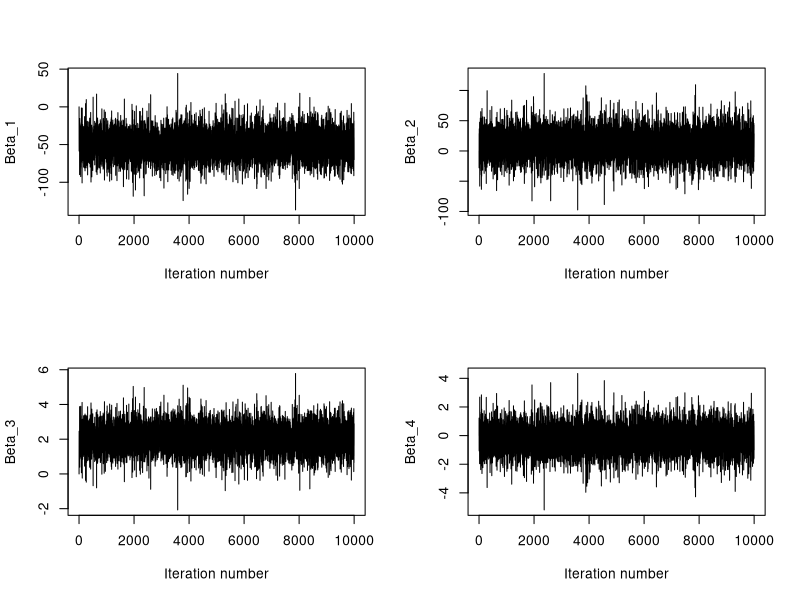
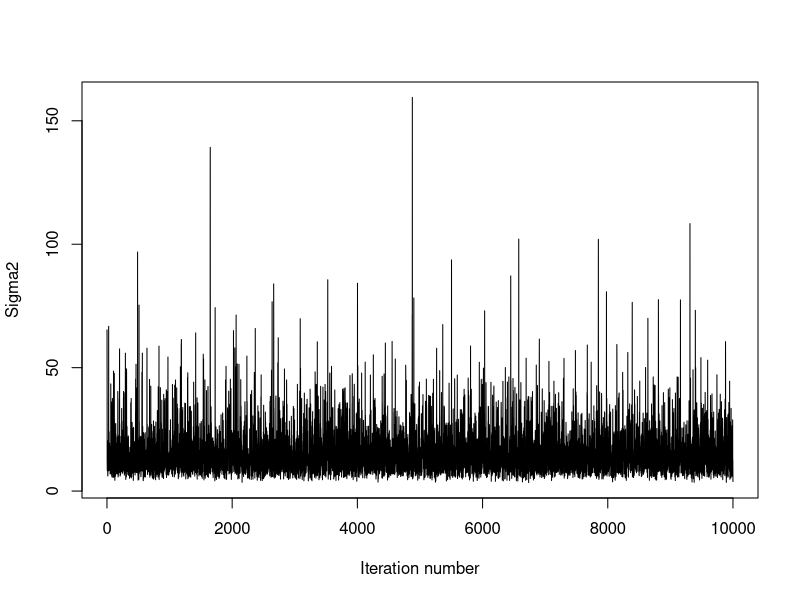
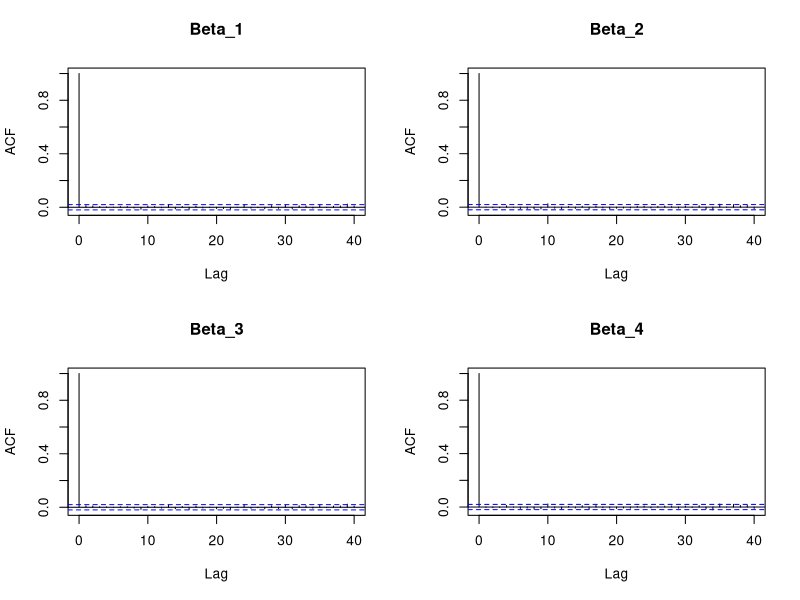
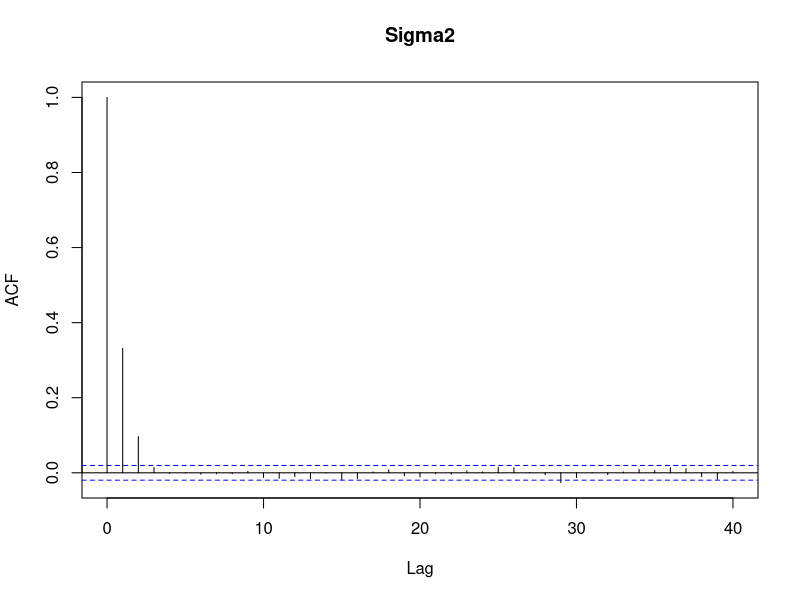
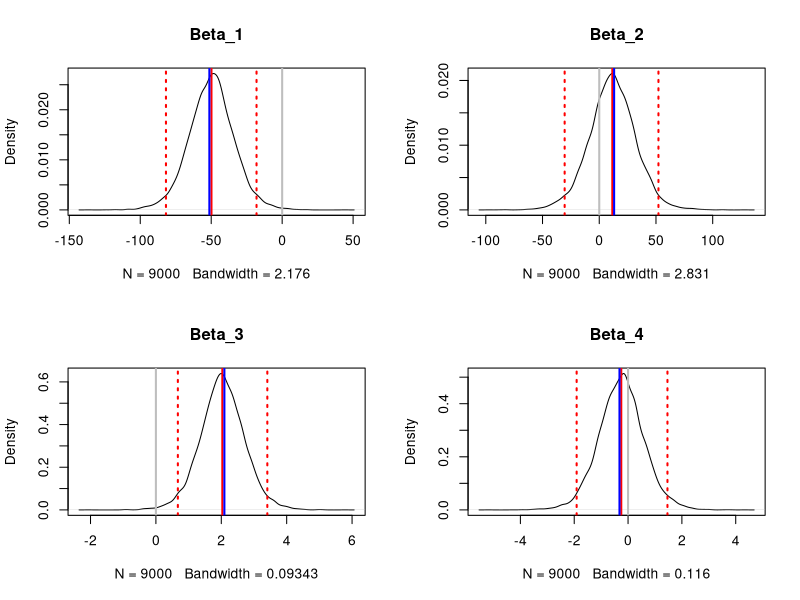
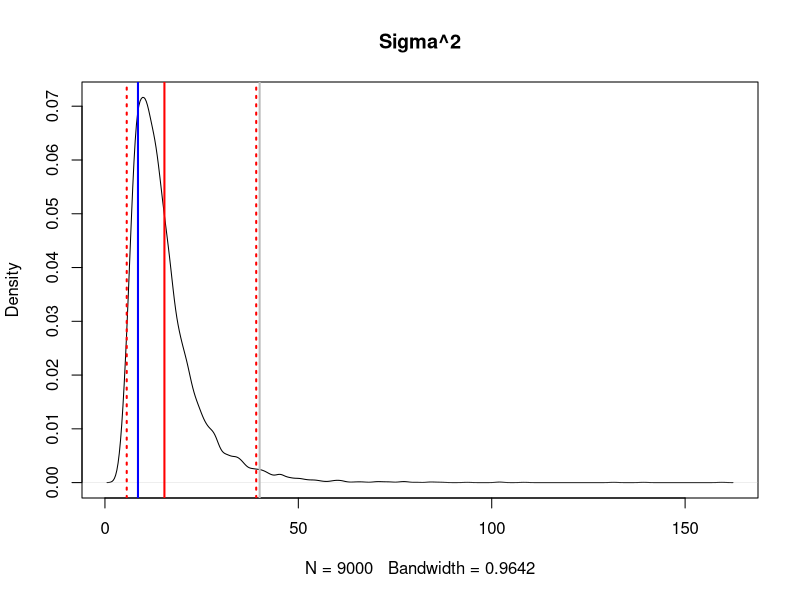
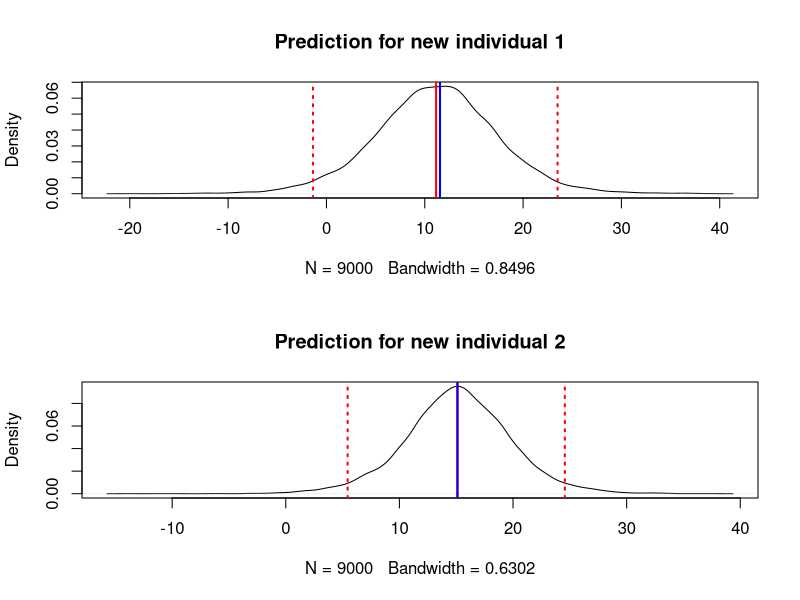
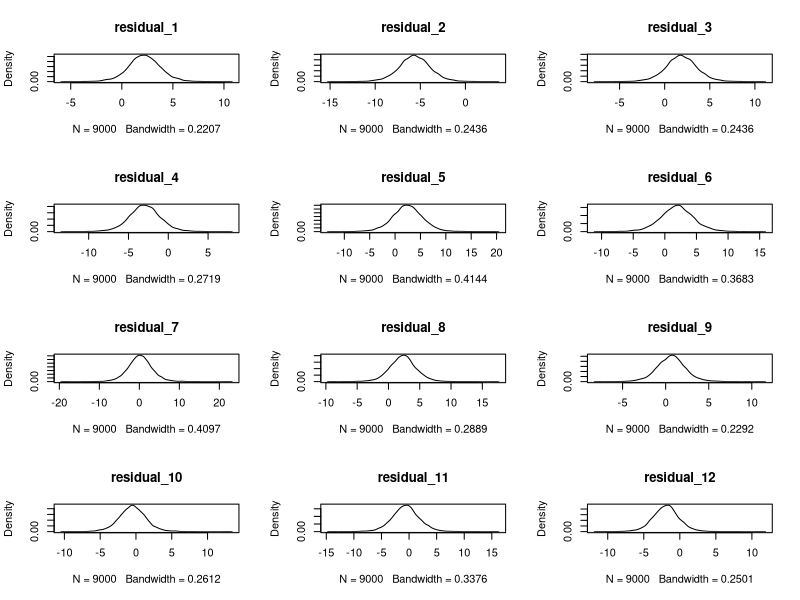

R code for these plots, in order:

library(MASS)
library(coda)

#### Gibbs sampling for the linear regression model with semi-conjugate prior p(beta, sigma^2)=N(beta; beta0,Sigma0)*InverseGamma(nu0/2,nu0*(sigma02)/2)

# Data on the maximal oxygen uptake example
y <- c(-0.87, -10.74, -3.27, -1.97, 7.5, -7.25, 17.05, 4.96, 
10.4, 11.05, 0.26, 2.51)
program <- c(0, 0, 0, 0, 0, 0, 1, 1, 1, 1, 1, 1)
age <- c(23, 22, 22, 25, 27, 20, 31, 
23, 27, 28, 22, 24)
program.age <- c(0, 0, 0, 0, 0, 0, 31, 23, 27, 28, 22, 24)

## Setting up the matrices
n <- length(y)
p <- 4
X <- matrix(cbind(rep(1,n),program,age,program.age),nrow=n,ncol=p)

Xprime.X <- t(X)%*%X
Xprime.y <- t(X)%*%matrix(y,nrow=n,ncol=1)

## OLS estimates
beta.ols <- solve(Xprime.X)%*%Xprime.y
sigma2.ols <- (1/(n-p))*t(y-X%*%beta.ols)%*%(y-X%*%beta.ols)



## Prior parameters
## prior parameters for beta
beta0 <- c(0,0,0,0)
Sigma0 <- matrix(0,nrow=p,ncol=p)
Sigma0[1,1] <- 150^2
Sigma0[2,2] <- 150^2
Sigma0[3,3] <- 6^2
Sigma0[4,4] <- 6^2

## prior precision matrix
iSigma0 <- solve(Sigma0)
## prior precision times prior mean
iSigma0beta0 <- iSigma0%*%matrix(beta0,nrow=p,ncol=1)

## prior parameters for sigma2
nu0 <- 1
sigma2.0 <- 40

nu.n <- nu0+n

## Covariates for a new observation
m <- 2
Xtilde <- matrix(c(1,0,30,0,1,1,30,30),nrow=m,ncol=p,byrow=T)

### prediction with OLS
pred.ols <- Xtilde%*%beta.ols

### functions to sample from full conditionals
sample.beta <- function(y,sigma2,Xprime.X,Xprime.y,iSigma0,iSigma0beta0){
	
	post.var <- solve(iSigma0+(Xprime.X/sigma2))
	post.mean <- post.var%*%(iSigma0beta0+(Xprime.y/sigma2))
	new.beta <- mvrnorm(1,post.mean,post.var)
	return(new.beta)
}
sample.sigma2 <- function(y,X,beta,nu.n,nu0,sigma2.0,p,n){
	
	ss.residuals <- t(y-X%*%matrix(beta,nrow=p,ncol=1))%*%(y-X%*%matrix(beta,nrow=p,ncol=1))
	sigma2.n <- 1/(nu.n)*((nu0*sigma2.0)+ss.residuals)
	new.sigma2 <- 1/rgamma(1,nu.n/2,(nu.n*sigma2.n)/2)
	return(new.sigma2)
}

## Running the Gibbs sampling algorithm
S <- 10000
output.MCMC <- matrix(0,S,p+1)
pred.MCMC <- matrix(0,S,m)

## Initial values
init.beta <- c(0,0,0,0)
init.sigma2 <- var(y)

set.seed(0)
for(i in 1:S){
	if(i==1){
		output.MCMC[i,1] <- init.sigma2
		output.MCMC[i,2:(p+1)] <- init.beta
		pred.MCMC[i,1:m] <- mvrnorm(1,Xtilde%*%output.MCMC[i,2:(p+1)],output.MCMC[i,1]*diag(1,m))
	}
	if(i>1){
		output.MCMC[i,1] <- sample.sigma2(y,X,output.MCMC[(i-1),(2:(p+1))],nu.n,nu0,sigma2.0,p,n)
		output.MCMC[i,2:(p+1)] <- sample.beta(y,output.MCMC[i,1],Xprime.X,Xprime.y,iSigma0,iSigma0beta0)
		pred.MCMC[i,1:m] <- mvrnorm(1,Xtilde%*%output.MCMC[i,2:(p+1)],output.MCMC[i,1]*diag(1,m))
	}
	print(i)
}

### Examining trace plots, autocorrelation functions and effective sample size
par(mfrow=c(2,2))
plot(output.MCMC[,2],xlab="Iteration number",ylab="Beta_1",type="l",col="black")
plot(output.MCMC[,3],xlab="Iteration number",ylab="Beta_2",type="l",col="black")
plot(output.MCMC[,4],xlab="Iteration number",ylab="Beta_3",type="l",col="black")
plot(output.MCMC[,5],xlab="Iteration number",ylab="Beta_4",type="l",col="black")

par(mfrow=c(1,1))
plot(output.MCMC[,1],xlab="Iteration number",ylab="Sigma2",type="l",col="black")

par(mfrow=c(2,2))
acf(output.MCMC[,2],main="Beta_1")
acf(output.MCMC[,3],main="Beta_2")
acf(output.MCMC[,4],main="Beta_3")
acf(output.MCMC[,5],main="Beta_4")

par(mfrow=c(1,1))
acf(output.MCMC[,1],main="Sigma2")

effectiveSize(output.MCMC[,1])
effectiveSize(output.MCMC[,2])
effectiveSize(output.MCMC[,3])
effectiveSize(output.MCMC[,4])
effectiveSize(output.MCMC[,5])


### Marginal posterior densities for the regression parameters
burnin <- 1000

#pdf("beta_oxygen_semiconjugate_prior_pdfs.pdf",width=6,height=6)
par(mfrow=c(2,2))
plot(density(output.MCMC[(burnin+1):S,2]),col="black",main="Beta_1")
abline(v=mean(output.MCMC[(burnin+1):S,2]),col="red",lwd=2,lty=1)
abline(v=beta.ols[1],col="blue",lwd=2,lty=1)
abline(v=beta0[1],col="grey",lwd=2,lty=1)
abline(v=quantile(output.MCMC[(burnin+1):S,2],0.025),lty=3,lwd=2,col="red")
abline(v=quantile(output.MCMC[(burnin+1):S,2],0.975),lty=3,lwd=2,col="red")

plot(density(output.MCMC[(burnin+1):S,3]),col="black",main="Beta_2")
abline(v=mean(output.MCMC[(burnin+1):S,3]),col="red",lwd=2,lty=1)
abline(v=beta.ols[2],col="blue",lwd=2,lty=1)
abline(v=beta0[2],col="grey",lwd=2,lty=1)
abline(v=quantile(output.MCMC[(burnin+1):S,3],0.025),lty=3,lwd=2,col="red")
abline(v=quantile(output.MCMC[(burnin+1):S,3],0.975),lty=3,lwd=2,col="red")

plot(density(output.MCMC[(burnin+1):S,4]),col="black",main="Beta_3")
abline(v=mean(output.MCMC[(burnin+1):S,4]),col="red",lwd=2,lty=1)
abline(v=beta.ols[3],col="blue",lwd=2,lty=1)
abline(v=beta0[3],col="grey",lwd=2,lty=1)
abline(v=quantile(output.MCMC[(burnin+1):S,4],0.025),lty=3,lwd=2,col="red")
abline(v=quantile(output.MCMC[(burnin+1):S,4],0.975),lty=3,lwd=2,col="red")

plot(density(output.MCMC[(burnin+1):S,5]),col="black",main="Beta_4")
abline(v=mean(output.MCMC[(burnin+1):S,5]),col="red",lwd=2,lty=1)
abline(v=beta.ols[4],col="blue",lwd=2,lty=1)
abline(v=beta0[4],col="grey",lwd=2,lty=1)
abline(v=quantile(output.MCMC[(burnin+1):S,5],0.025),lty=3,lwd=2,col="red")
abline(v=quantile(output.MCMC[(burnin+1):S,5],0.975),lty=3,lwd=2,col="red")
#dev.off()


#pdf("sigma2_oxygen_semiconjugate_prior_pdfs.pdf",width=6,height=6)
par(mfrow=c(1,1))
plot(density(output.MCMC[(burnin+1):S,1]),col="black",main="Sigma^2")
abline(v=mean(output.MCMC[(burnin+1):S,1]),col="red",lwd=2,lty=1)
abline(v=sigma2.ols,col="blue",lwd=2,lty=1)
abline(v=sigma2.0,col="grey",lwd=2,lty=1)
abline(v=quantile(output.MCMC[(burnin+1):S,1],0.025),lty=3,lwd=2,col="red")
abline(v=quantile(output.MCMC[(burnin+1):S,1],0.975),lty=3,lwd=2,col="red")
#dev.off()

#pdf("pred_oxygen_semiconjugate_prior_pdfs.pdf",width=6,height=6)
par(mfrow=c(2,1))
plot(density(pred.MCMC[(burnin+1):S,1]),col="black",main="Prediction for new individual 1")
abline(v=mean(pred.MCMC[(burnin+1):S,1]),col="red",lwd=2,lty=1)
abline(v=pred.ols[1],col="blue",lwd=2,lty=1)
abline(v=quantile(pred.MCMC[(burnin+1):S,1],0.025),lty=3,lwd=2,col="red")
abline(v=quantile(pred.MCMC[(burnin+1):S,1],0.975),lty=3,lwd=2,col="red")

plot(density(pred.MCMC[(burnin+1):S,2]),col="black",main="Prediction for new individual 2")
abline(v=mean(pred.MCMC[(burnin+1):S,2]),col="red",lwd=2,lty=1)
abline(v=pred.ols[2],col="blue",lwd=2,lty=1)
abline(v=quantile(pred.MCMC[(burnin+1):S,2],0.025),lty=3,lwd=2,col="red")
abline(v=quantile(pred.MCMC[(burnin+1):S,2],0.975),lty=3,lwd=2,col="red")
#dev.off()

### Posterior summaries for the parameters

# Posterior mean
apply(output.MCMC[(burnin+1):S,],2,mean)

# Posterior median
apply(output.MCMC[(burnin+1):S,],2,median)

# Posterior standard deviation
apply(output.MCMC[(burnin+1):S,],2,sd)


### Posterior summaries for the prediction

# Posterior mean or posterior predictive mean
apply(pred.MCMC[(burnin+1):S,1:2],2,mean)

# Posterior median
apply(pred.MCMC[(burnin+1):S,1:2],2,median)

# Posterior standard deviation
apply(pred.MCMC[(burnin+1):S,1:2],2,sd)



###  Model checking

res.MCMC <- matrix(0,S,n)
PPO.MCMC <- matrix(0,S,n)

for(i in 1:S){
	res.MCMC[i,1:n] <- y-X%*%output.MCMC[i,2:(p+1)]
	PPO.MCMC[i,1:n] <- 1-pnorm(y,X%*%output.MCMC[i,2:(p+1)],sqrt(output.MCMC[i,1]))
}

### Probability that the i-th observation is a residual

par(mfrow=c(4,3))
for(i in 1:12){
	plot(density(res.MCMC[(burnin+1):S,i]),main=paste("residual_",i,sep=""),col="black")	
}

## Posterior mean for the standard deviation sigma
sigma.mean <- mean(sqrt(output.MCMC[(burnin+1):S,1]))

## Posterior probability that a residual is larger than 3 times sigma
apply(abs(res.MCMC[(burnin+1):S,]) > 3*sigma.mean,2,mean)

apply(PPO.MCMC[(burnin+1):S,],2,mean)
# Note that here PPO_i is computed as the posterior prob > y_i instead of the posterior density at y_i, 
# so if PPO_i is beyond [0.025,0.975] (or other user-prespecified interval), 
# then y_i can be viewed as an outlier.
